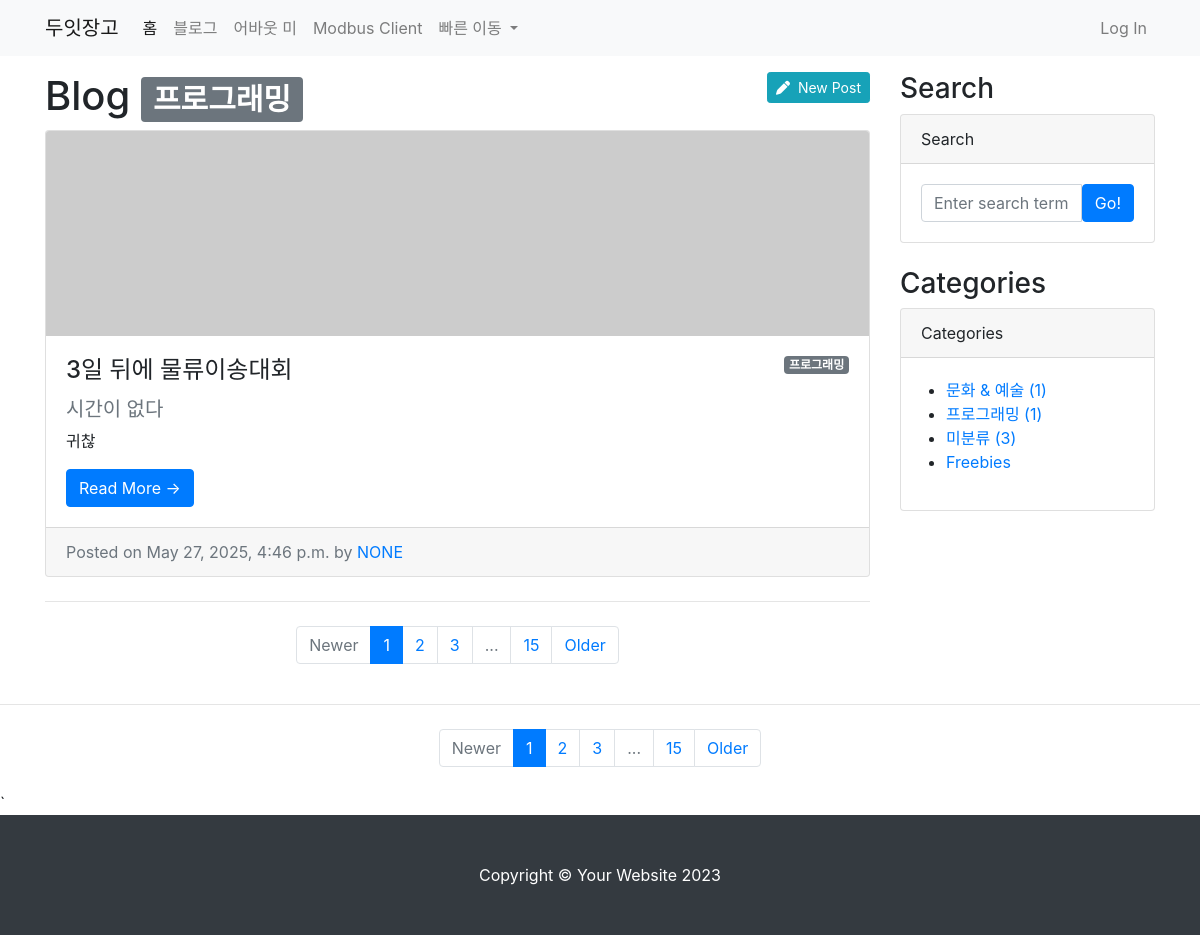
The page /blog/category/프로그래밍/ (signed in) on the database its author committed.
### blog/models.py (models this page shows, shortened)
class Category(models.Model):
    name=models.CharField(max_length=50, unique=True)
    slug=models.SlugField(max_length=200, unique=True, allow_unicode=True)
    def __str__(self):
        return self.name
    def get_absolute_url(self):
        return f'/blog/category/{self.slug}/'
    class Meta:
        verbose_name_plural = 'Categories'

class Post(models.Model):
    title = models.CharField(max_length=30)
    hook_text = models.CharField(max_length=100, blank=True)
    content = models.TextField()
    head_image = models.ImageField(upload_to='blog/images/%Y/%m/%d/', blank=True)
    file_upload = models.FileField(upload_to='blog/files//%Y/%m/%d/', blank=True)
    created_at = models.DateTimeField(auto_now_add=True)
    updated_at = models.DateTimeField(auto_now=True)
    author=models.ForeignKey(User, null=True, on_delete=models.SET_NULL)
    category=models.ForeignKey(Category, null=True, blank=True, on_delete=models.SET_NULL)
    tags = models.ManyToManyField(Tag, null=True, blank=True)
    def get_absolute_url(self):
        return f'blog/{self.pk}/'

### blog/views.py (the view)
# urls.py: path('category/<str:slug>/', views.category_page),
def category_page(request, slug):
    if slug == 'no_category':
        category = '미분류'
        post_list = Post.objects.filter(category=None)
    else:
        category = Category.objects.get(slug=slug)
        post_list = Post.objects.filter(category=category)
    return render(
        request,
        'blog/post_list.html',
        {
            'post_list' : post_list,
            'categories': Category.objects.all(),
            'no_category_post_count' : Post.objects.filter(category=None).count(),
            'category': category,
        }
    )

### blog/templates/blog/post_list.html (shortened to what this page needs)
{% extends 'blog/base.html' %}
{% block main_area %}
    {% if user.is_authenticated %}
        {% if user.is_superuser or user.is_staff %}
            <a class ="btn btn-info btn-sm float-right" href="/blog/create_post/" role="button"><i class="fas fa-pen"></i>&nbsp;&nbsp;New Post</a>
        {% endif %}
    {% endif %}
    <h1>Blog
        {% if category %}
            <span class="badge badge-secondary">{{ category }}</span>
        {% endif %}
    </h1>
    {% if post_list.exists %}
    {% for p in post_list %}
        <div class="card mb-4" id="post-{{ p.pk }}">
            {% if p.head_image %}
                <img class="card-img-top" src="{{ p.head_image.url }}" alt="{{ p }} head im-age" /></a>
            {% else %}
                <img class="card-img-top" src="https://picsum.photos/sead/{{ p.id }}/800/200" alt="random_image">
            {% endif %}
            <div class="card-body">
                {% if p.category %}
                    <span class="badge badge-secondary float-right">{{ p.category }}</span>
                {% else %}
                    <span class="badge badge-secondary float-right">미분류</span>
                {% endif %}
                <h2 class="card-title h4">{{ p.title }}</h2>
                <h5 class="text-muted">{{ p.hook_text }}</h5>
                <p class="card-text">{{ p.content | truncatewords:45 }}</p>
                <a class="btn btn-primary" href="{{ p.get_absolute_url }}">Read More &rarr;</a>
            </div>
            <div class="card-footer text-muted">
                Posted on {{ p.created_at }} by
                <a href="a">{{ p.author | upper }}</a>
            </div>
        </div>
    {% endfor %}
    {% else %}
        <h3>아직 게시물이 없습니다.</h3>
    {% endif %}
    <nav aria-label="Pagination">
        <hr class="my-0" />
        <ul class="pagination justify-content-center my-4">
            <li class="page-item disabled"><a class="page-link" href="#" tabindex="-1" aria-disabled="true">Newer</a></li>
            <li class="page-item active" aria-current="page"><a class="page-link" href="#!">1</a></li>
            <li class="page-item"><a class="page-link" href="#!">2</a></li>
            <li class="page-item"><a class="page-link" href="#!">3</a></li>
            <li class="page-item disabled"><a class="page-link" href="#!">...</a></li>
            <li class="page-item"><a class="page-link" href="#!">15</a></li>
            <li class="page-item"><a class="page-link" href="#!">Older</a></li>
        </ul>
    </nav>
{% endblock %}

### blog/templates/blog/base.html (shortened to what this page needs)
<!DOCTYPE html>
{% load static %}
<html lang="ko">
<head>
    <link rel="stylesheet" href="{% static 'blog/bootstrap/bootstrap.min.css' %}" media="screen">
</head>
<body>
    {% include 'blog/navbar.html' %}
    <div class="container my-3">
        <div class="row">
            <div class="col-md-8 col-lg-9" id="main-area">
                {% block main_area %}
                {% endblock %}
            </div>
            <div class="col-md-4 col-lg-3">
                <h3>Search</h3>
                <div class="card mb-4">
                    <div class="card-header">Search</div>
                    <div class="card-body">
                        <div class="input-group">
                            <input class="form-control" type="text" placeholder="Enter search term..." aria-label="Enter search term..." aria-describedby="button-search" />
                            <button class="btn btn-primary" id="button-search" type="button">Go!</button>
                        </div>
                    </div>
                </div>
                <h3>Categories</h3>
                <div class="card mb-4" id="categories-card">
                    <div class="card-header">Categories</div>
                    <div class="card-body">
                        <div class="row">
                            <ul>
                                {% for category in categories %}
                                <li>
                                    <a href="{{ category.get_absolute_url }}">{{ category }} ({{ category.post_set.count }})</a>
                                </li>
                                {% endfor %}
                                <li>
                                    <a href="/blog/category/no_category/">미분류 ({{ no_category_post_count }})</a>
                                </li>
                                <li><a href="#!">Freebies</a></li>
                            </ul>
                        </div>
                    </div>
                </div>
            </div>
        </div>
    </div>
    <nav aria-label="Pagination">
        <hr class="my-0" />
        <ul class="pagination justify-content-center my-4">
            <li class="page-item disabled"><a class="page-link" href="#" tabindex="-1" aria-disabled="true">Newer</a></li>
            <li class="page-item active" aria-current="page"><a class="page-link" href="#!">1</a></li>
            <li class="page-item"><a class="page-link" href="#!">2</a></li>
            <li class="page-item"><a class="page-link" href="#!">3</a></li>
            <li class="page-item disabled"><a class="page-link" href="#!">...</a></li>
            <li class="page-item"><a class="page-link" href="#!">15</a></li>
            <li class="page-item"><a class="page-link" href="#!">Older</a></li>
        </ul>
    </nav>
    {% include 'blog/footer.html' %}
</body>
</html>

### rows shown on the page
Category: name "프로그래밍", post_set.count "1"
Post: category "프로그래밍", title "3일 뒤에 물류이송대회", hook_text "시간이 없다", content "귀찮", created_at "May 27, 2025, 4:46 p.m.", author "NONE"
Category: name "문화 & 예술", post_set.count "1"

### other values the page prints
{{ no_category_post_count }} "3"
